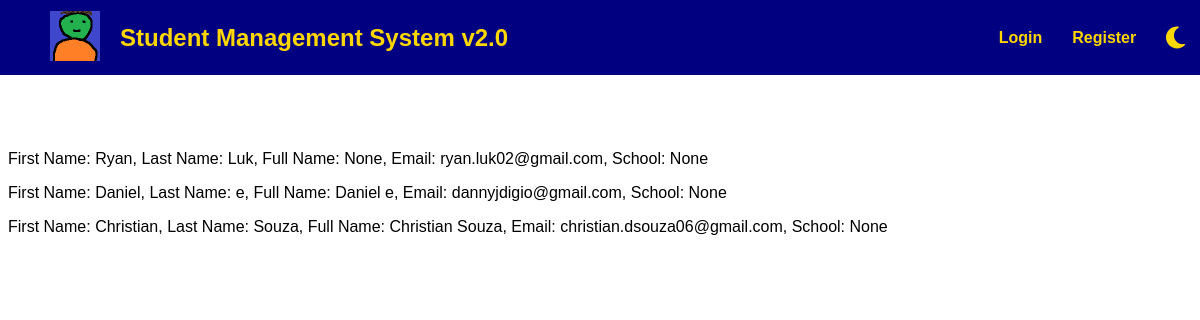
/view, run on the app's committed database.
### app.py (models this page shows, shortened)
class accounts(db.Model):
    _id = db.Column("id", db.Integer, primary_key = True)
    firstName = db.Column(db.String(100))
    lastName = db.Column(db.String(100))
    fullName = db.Column(db.String(100))
    email = db.Column(db.String(100), unique = True)
    school = db.Column(db.String(100))

### app.py (the view)
@app.route("/view")
def view():
    return render_template("view.html", values = accounts.query.all())

### templates/view.html (shortened to what this page needs)
{% extends 'page_template.html' %}
{% block content %}
    {% for item in values %}
        <p>First Name: {{item.firstName}}, Last Name: {{item.lastName}}, Full Name: {{item.fullName}}, Email: {{item.email}}, School: {{item.school}}</p>
    {% endfor %}
{% endblock %}

### templates/page_template.html (shortened to what this page needs)
<!DOCTYPE html>
<html>
    <head>
        <link rel="stylesheet" type="text/css" href="static/css/styles.css">
    </head>
    <body onload="loadTheme()">
        <nav id="top-navbar">
            <div id="top-navbar-logo">
                <a href="/">
                    <img src="static/images/logo.png">
                </a>
                <a href="/">
                    <p>Student Management System v2.0</p>
                </a>
            </div>
                <ul id="top-navbar-links">
                    {% if student is defined %}
                        <li>
                            <a href="/login">Logout</a>
                        </li>
                    {% else %}
                        <li>
                            <a href="/login">Login</a>
                        </li>
                        <li>
                            <a href="/register">Register</a>
                        </li>
                    {% endif %}
                    <li onclick="toggleTheme()">
                        <span>
                            <img id="toggleThemeImg" height="25px">
                        </span>
                    </li>
                </ul>
        </nav>
        <div id="main-content">
            {% block content %}{% endblock content %}
        </div>
    </body>
</html>

### static/css/styles.css (style rules this page uses)
:root { --main-color: navy; --accent-color: gold; --success-color: lightgreen; --info-color: lightskyblue; --warning-color: lightyellow; --error-color: lightpink; --success-color-border: #116e11; --info-color-border: #054d7a; --warning-color-border: #808000; --error-color-border: #800013; --light-theme-text-color: #000; --light-theme-background-color: #fff; --dark-theme-text-color: #fff; --dark-theme-background-color: #000; --text-color: #000; --background-color: #fff; --heading-font-family: sans-serif; --paragraph-font-family: sans-serif; --heading-font-size: 2em; --subheading-font-size: 1.5em; --paragraph-font-size: 1em; }
* { box-sizing: border-box; }
body { background-color: var(--background-color); color: var(--text-color); font-family: var(--paragraph-font-family); font-size: var(--paragraph-font-size); }
#top-navbar { position: fixed; top: 0; left: 0; width: 100%; height: 75px; display: flex; justify-content: space-between; align-items: center; background-color: var(--main-color); }
#top-navbar-logo { display: flex; align-items: center; padding-left: 50px; }
#top-navbar-logo img { height: 50px; margin-right: 20px; }
#top-navbar-logo a { text-decoration: none; }
#top-navbar-logo p { font-family: var(--heading-font-family); font-size: var(--subheading-font-size); font-weight: bold; background-color: var(--main-color); color: var(--accent-color); }
#top-navbar-links { display: flex; list-style-type: none; height: 100%; margin: 0; padding: 0; align-items: stretch; }
#top-navbar-links > li { height: 100%; padding-left: 15px; padding-right: 15px; background-color: var(--main-color); color: var(--accent-color); font-family: var(--heading-font-family); font-size: var(--paragraph-font-size); font-weight: bold; }
#top-navbar-links a, #top-navbar-links span { height: 100%; display: flex; justify-content: center; align-items: center; color: var(--accent-color); text-decoration: none; }
#main-content { margin-top: 150px; }

### data on the page
accounts: firstName "Ryan", lastName "Luk", fullName "None", email "ryan.luk02@gmail.com", school "None"
accounts: firstName "Daniel", lastName "e", fullName "Daniel e", email "dannyjdigio@gmail.com", school "None"
accounts: firstName "Christian", lastName "Souza", fullName "Christian Souza", email "christian.dsouza06@gmail.com", school "None"
